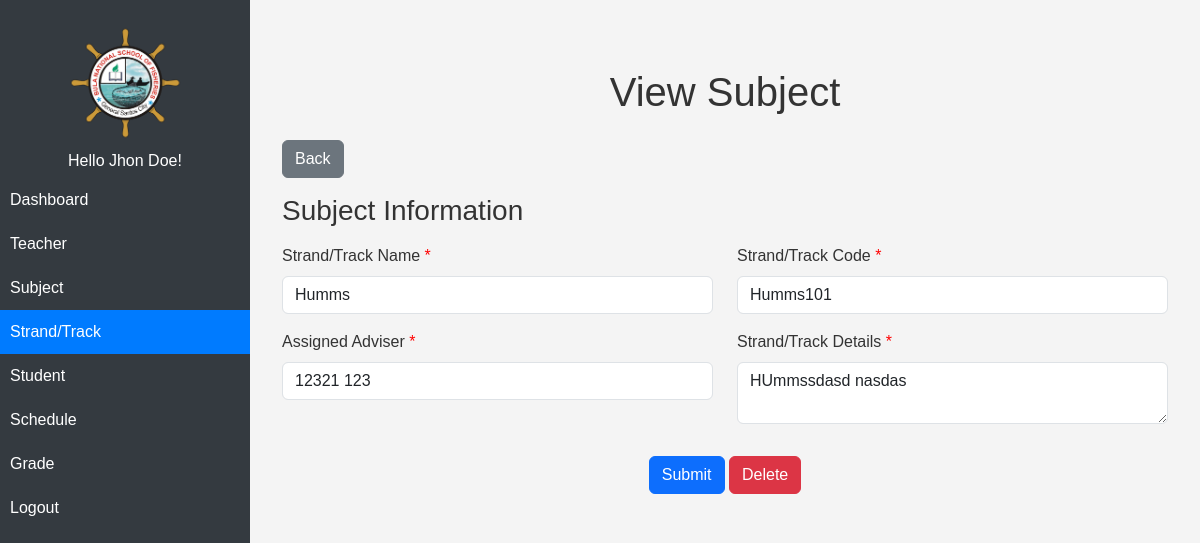
Screenshot of /modules/strand/view.php?id=1 (signed in) with the database file from the repository.
### tables this page shows
CREATE TABLE `user` (
  `id` int(11) NOT NULL,
  `name` varchar(100) NOT NULL,
  `username` varchar(255) NOT NULL,
  `password` varchar(255) NOT NULL,
  `role` varchar(100) NOT NULL
);

CREATE TABLE `strand` (
  `id` int(11) NOT NULL,
  `code` varchar(100) NOT NULL,
  `name` varchar(100) NOT NULL,
  `details` varchar(100) NOT NULL,
  `teacher_id` varchar(100) NOT NULL,
  `del_status` varchar(100) NOT NULL
);

### modules/strand/view.php (the view, shortened to what this page needs)
<!DOCTYPE html>
<html lang="en">
<head>
  <link rel="stylesheet" href="../../assets/css/bootstrap5.3.0/bootstrap.min.css">
  <link rel="stylesheet" href="../../assets/css/navbar.css">
  <link rel="stylesheet" href="../../assets/css/styles.css">
</head>
<body>
<?php
$page = 'Strand';
include "../../db_conn.php";
if (isset($_GET['id'])) {
    $id = $_GET['id'];
    $query = mysqli_query($conn, "
    SELECT s.*, CONCAT(t.first_name, ' ', t.last_name) AS teacher_name
    FROM strand s
    LEFT JOIN teacher t ON s.teacher_id = t.id
    WHERE s.del_status != 'deleted' AND s.id = '$id'
    ORDER BY s.id DESC;
");
    $row = mysqli_fetch_array($query);
  }
?>
<?php include "../../navbar.php"; ?>
<div class="content" id="content">
    <div class="container my-5">
      <h1 class="text-center mb-4">View Subject</h1>
      <a href="index.php" class="btn btn-secondary mb-3">
    <i class="bi bi-arrow-left"></i> Back
  </a>
      <form action="update.php?id=<?php echo $row['id']; ?>" method="POST">
      <div class="row mb-3">
          <h3 class="mb-3">Subject Information</h3>
          <div class="col-md-6 mb-3">
            <label for="strand_name" class="form-label required">Strand/Track Name</label>
            <input type="text" class="form-control" id="strand_name" name="strand_name" required
            value = "<?php echo $row['name']; ?>">
          </div>
          <div class="col-md-6 mb-3">
            <label for="strand_code" class="form-label required">Strand/Track Code</label>
            <input type="text" class="form-control" id="strand_code" name="strand_code" required
            value = "<?php echo $row['code']; ?>">
          </div>
          <div class="col-md-6 mb-3">
            <label for="teacher_id" class="form-label required">Assigned Adviser</label>
            <select name="teacher_id" class="form-control" required>
                        <option value="<?php echo $row['teacher_id']; ?>" hidden><?php echo $row['teacher_name']; ?></option>
                    </select>
          </div>
          <div class="col-md-6 mb-3">
            <label for="details" class="form-label required">Strand/Track Details</label>
            <textarea type="text" class="form-control" id="details" name="details" required ><?php echo $row['details']; ?></textarea>
          </div>
        </div>
        <div class="text-center">
          <button type="submit" class="btn btn-primary">Submit</button>
          <button type="button" class="btn btn-danger" id="deleteButton">
        <i class="bi bi-trash"></i> Delete
      </button>
        </div>
      </form>
    </div>
  </div>
</body>
</html>

### navbar.php (shortened to what this page needs)
<?php
include "../../db_conn.php";
$nav_id = $_SESSION['id'];
$nav_query = mysqli_query($conn, "SELECT * FROM user where id = '$nav_id'");
$nav_row = mysqli_fetch_array($nav_query);
?>
<div class="sidebar" id="sidebar">
    <div>
      <img src="../../assets/img/logo.png" alt="Logo" class="logo">
    </div>
    <h6 class="text-center">Hello <?php echo $nav_row['name']; ?>! </h6>
    <a href="../dashboard" class="<?php if ($page == 'Dashboard') {echo 'active';} ?>" >Dashboard</a>
    <a href="../teacher" class="<?php if ($page == 'Teacher') {echo 'active';} ?>">Teacher</a>
    <a href="../subject" class="<?php if ($page == 'Subject') {echo 'active';} ?>">Subject</a>
    <a href="../strand" class="<?php if ($page == 'Strand') {echo 'active';} ?>">Strand/Track</a>
    <a href="../Student" class="<?php if ($page == 'Student') {echo 'active';} ?>">Student</a>
    <a href="../schedule" class="<?php if ($page == 'Schedule') {echo 'active';} ?>">Schedule</a>
    <a href="../grades" class="<?php if ($page == 'Grades') {echo 'active';} ?>">Grade</a>
    <a href="../../logout.php">Logout</a>
  </div>

### assets/css/navbar.css (style rules this page uses)
.sidebar { height: 100vh; position: fixed; top: 0; left: 0; width: 250px; background-color: #343a40; color: white; padding-top: 20px; transition: width 0.3s; }
.sidebar a { color: white; padding: 10px; text-decoration: none; display: block; }
.sidebar a.active { background-color: #007bff; color: white; }
.content { margin-left: 250px; padding: 20px; }
.logo { max-width: 150px; max-height: 150px; border-radius: 50%; margin-top: 5px; margin-bottom: 10px; margin-left: 65px; width: 120px; }

### assets/css/styles.css (style rules this page uses)
body { font-family: Arial, sans-serif; background-color: #f4f4f4; color: #333; }
.required::after { content: " *"; color: red; }

### rows the page displays
user: name "Jhon Doe"
strand: strand_name "Humms", strand_code "Humms101", details "HUmmssdasd nasdas"

### other values shown
form field teacher_id "12321 123"
